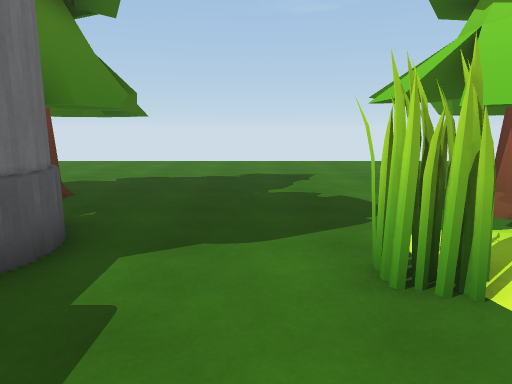
view 1 (above)

19 first-person views from a walk through a Unity game level. The camera is 1.4 m above the floor, tilts 10° down and sees 70° across. Doors are open. The floor is counted in squares, 1 m on a side. Each view is taken from the middle of a square. On the plan, view 1 faces up. The plan holds only what a view shows up to about 16 squares ahead; the rest is blank. The place goes on beyond the plan. The player character is not drawn. Some animated figures are left out.

view 2
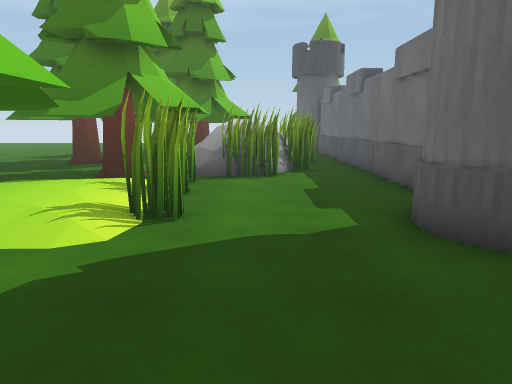

view 3
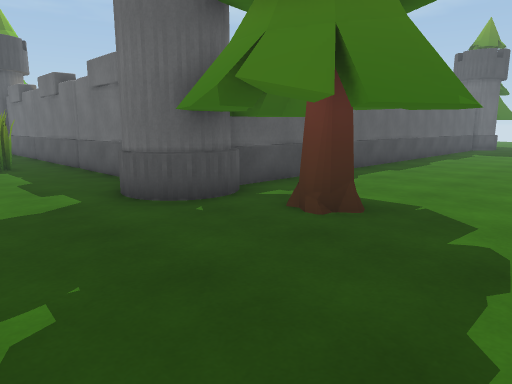

view 4
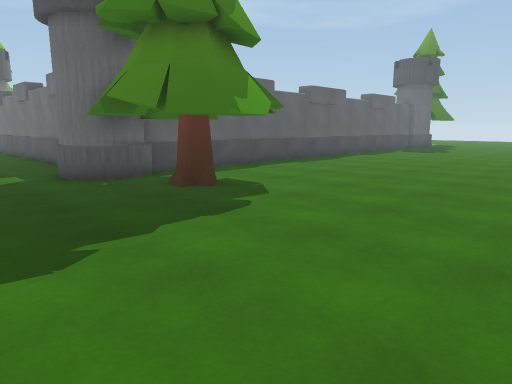

view 5
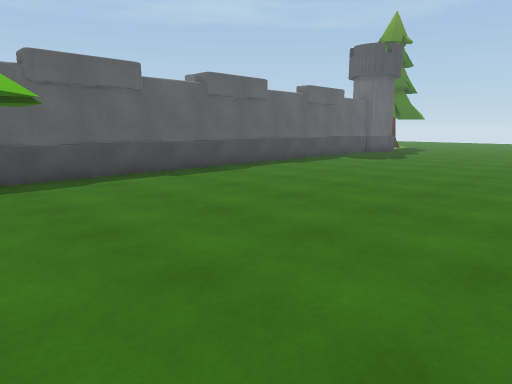

view 6
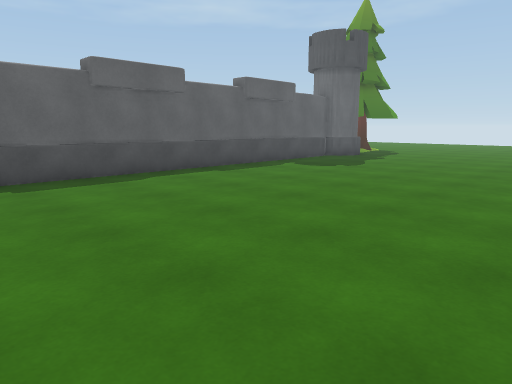

view 7
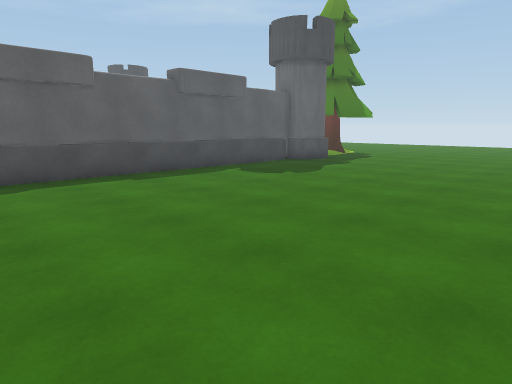

view 8
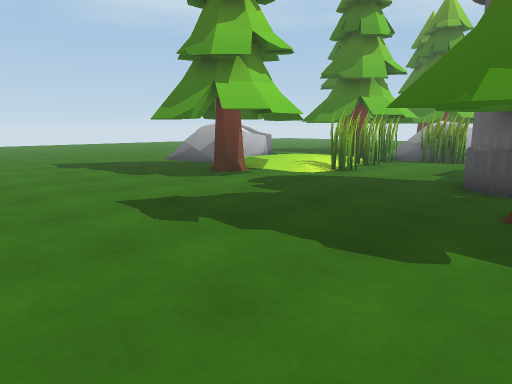

view 9
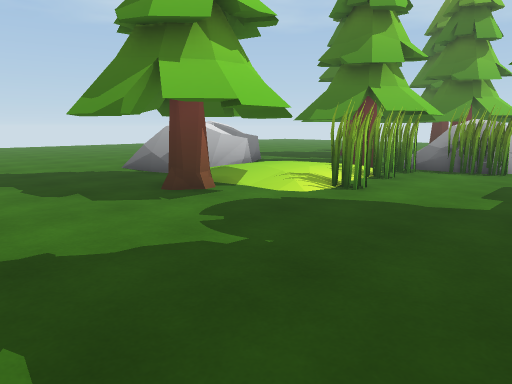

view 10
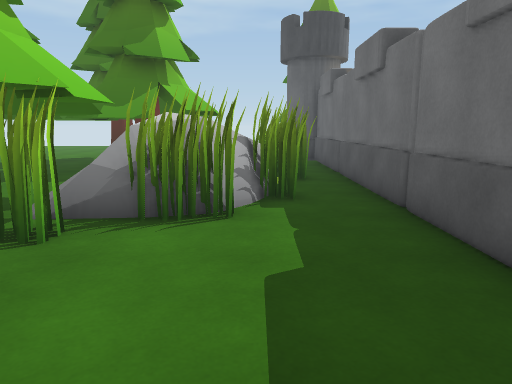

view 11
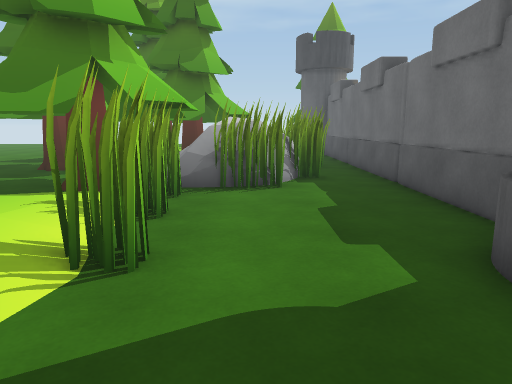

view 12
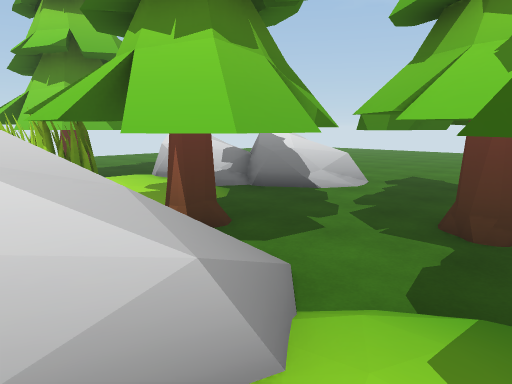

view 13
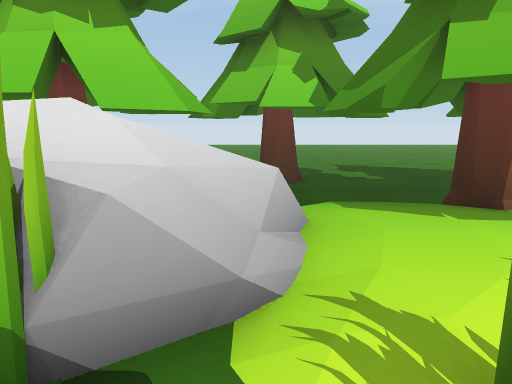

view 14
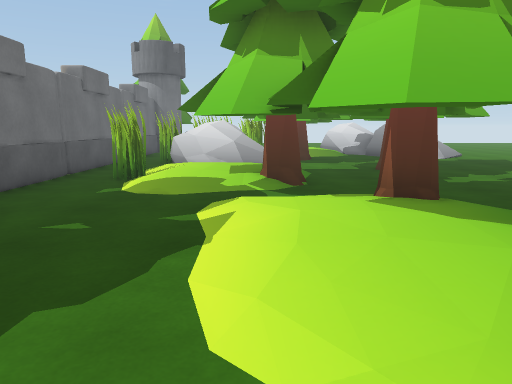

view 15
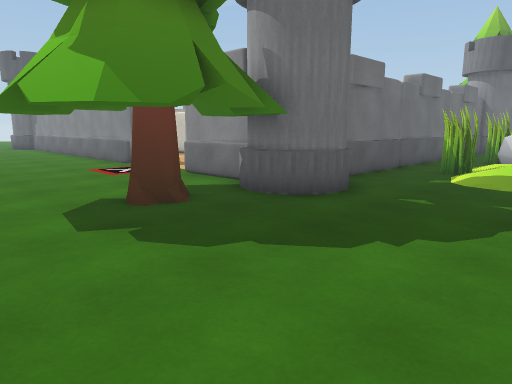

view 16
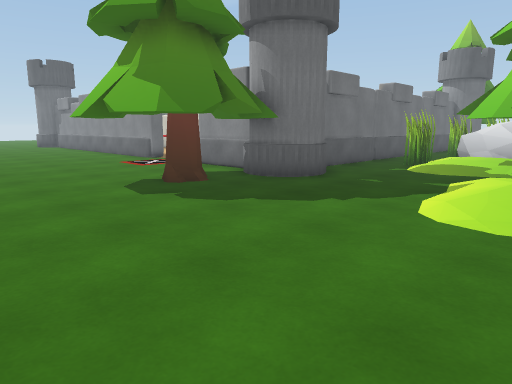

view 17
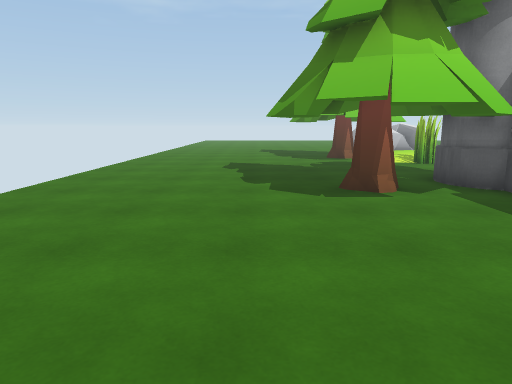

view 18
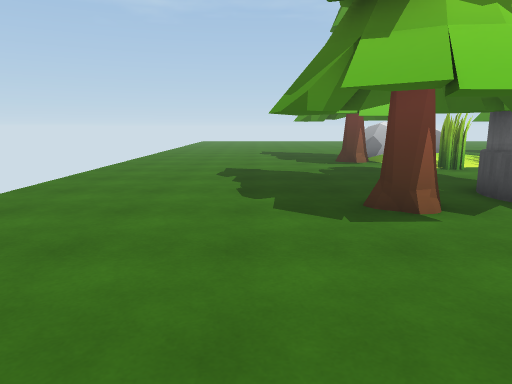

view 19
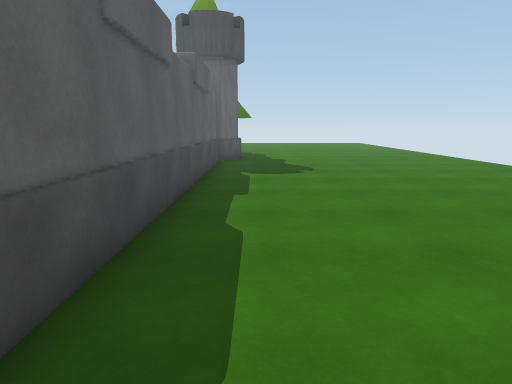

### Floor plan
Key: @ floor where view 1 was taken; # wall or solid block; . main floor; : floor 0.25 m higher than the main floor; / step, stairs or slope; D open door; T thing the floor can be seen under or through; W tower; R rock; O other object.
Columns run from 23 left of view 1 to 6 right of it. Each row starts with its distance up from view 1.
 15 ..      .. .. ...............
 14 .............................
 13 .............................
 12 ..............................
 11 ..............................
 10 ..............................
  9 ..................TTT.........
  8 ...................T ......TT
  7 ..................TT.......TT
  6 .................TT........TT.
  5 .................##WW.....##T.
  4 ###################WWW..O/####
  3                     W...OO:: R
  2                    #....../::R
  1                    #....OO::::
  0                    #...@#TTTT.
 -1                    #...OOOTT..
 -2                    #..ORRTTT..
 -3                    #.ORRRTTT..
 -4                    #..RRRRTT..
 -5                    #...RRR/...
 -6                    #.O/:::/..T
 -7                    #.O/: TTTTT
 -8                    #.OO #TT TT
 -9                    #../##TT T.
-10                    #.../#  TT#
-11                    #....## TT.
-12                    #W....##TT
-13          ###  DD### WW.../#
-14          ......... WW..../##
-15        ...........TT#..../::
-16        ........... T.....///
-17        ...........TT.......
-18          ........TT........
-19          .........T.........
-20               ..............
-21                    ........
-22                         .. .

Positions as (right, up) in squares from view 1, and headings:
1: (0, 0), facing up
2: (0, 9), facing down
3: (1, 11), facing down-left
4: (1, 15), facing down-left
5: (-5, 15), facing down-left
6: (-9, 15), facing down-left
7: (-12, 15), facing down-left
8: (-5, 14), facing down-right
9: (-3, 11), facing down-right
10: (-1, 4), facing down
11: (0, 7), facing down
12: (0, -7), facing up-right
13: (-3, -5), facing right
14: (2, -18), facing up
15: (2, -20), facing up-left
16: (4, -22), facing up-left
17: (-13, 10), facing right
18: (-11, 10), facing right
19: (-9, 6), facing left
